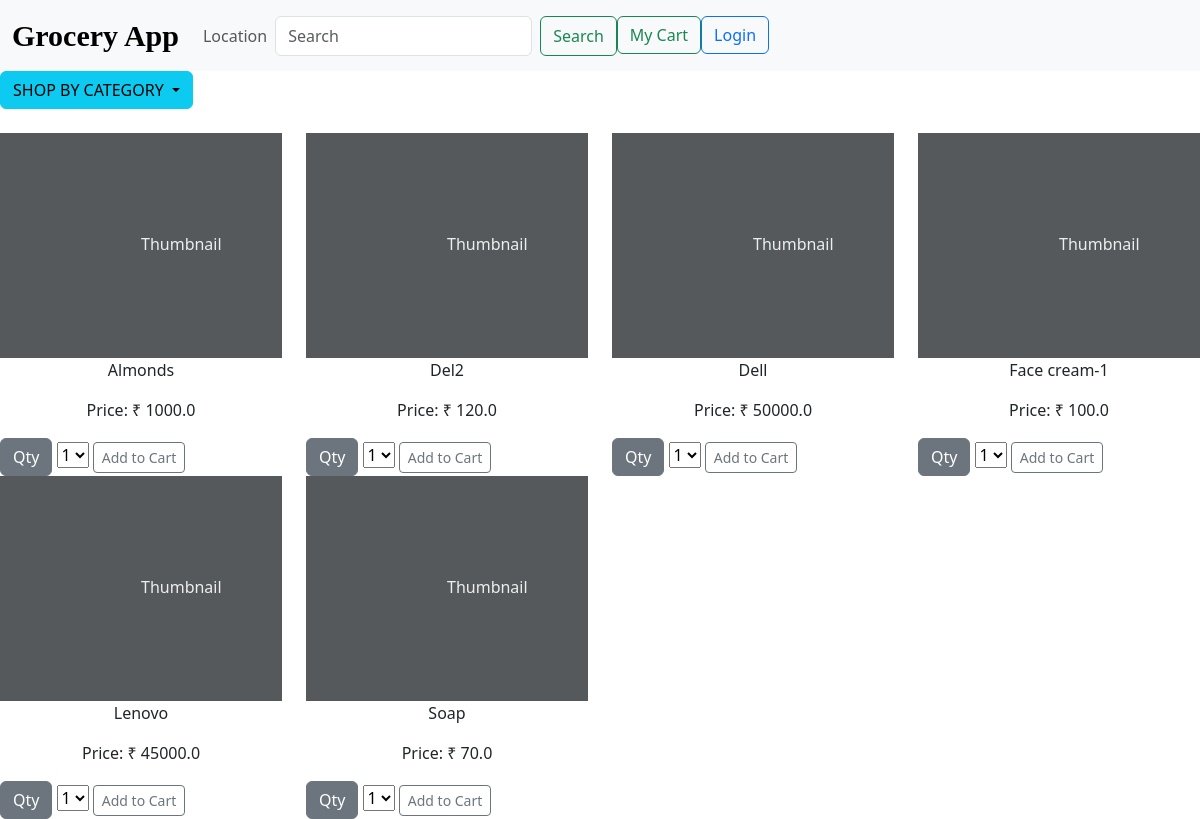
The page / on the database its author committed.
### app.py (models this page shows)
class Product(db.Model):
    id = db.Column(db.Integer, primary_key=True)
    product_name = db.Column(db.String(100))
    quantity=db.Column(db.Integer)
    mfg_date = db.Column(db.Date)
    exp_date = db.Column(db.Date)
    rate_per_unit = db.Column(db.Float)
    category_id = db.Column(db.Integer, db.ForeignKey('category.id'))
    category = db.relationship('Category', back_populates='products')

### app.py (the view)
@app.route('/')
def index():
    categories=Category.query.all()
    user_id=User.query.all()
    products = db.session.query(Product, Product.quantity).group_by(Product.product_name).all()
    return render_template("index.html",categories=categories, products=products, user_id=user_id)

### templates/index.html (shortened to what this page needs)
<!doctype html>
<html lang="en">
<head>
  <link rel="stylesheet" href="/static/style.css">
  <link href="https://cdn.jsdelivr.net/npm/bootstrap@5.3.0-alpha3/dist/css/bootstrap.min.css" rel="stylesheet"
>
</head>
<body>
  <nav class="navbar navbar-expand-lg bg-body-tertiary">
    <div class="container-fluid">
      <a class="navbar-brand" href="/">Grocery App</a>
      <div class="collapse navbar-collapse" id="navbarSupportedContent">
        <ul class="navbar-nav me-auto mb-2 mb-lg-0">
          <li class="nav-item">
            <a class="nav-link" href="#">Location</a>
          </li>
          <form class="d-flex" role="search" action="{{url_for('search_results')}}" method="GET">
            <input class="form-control me-2" type="text" name="search_keywords" placeholder="Search" aria-label="Search">
            <button class="btn btn-outline-success" type="submit">Search</button>
          </form>
          <li class="nav-item">
          <li class="nav-item">
            <a class="btn btn-outline-success" href="{{url_for('cart')}}">
              My Cart
            </a>
          </li>
          {% if current_user.is_authenticated %}
          <li class="nav-item">
            <a class="btn btn-outline-primary" href="{{url_for('user_profile')}}">My Profile</a>
          </li>
          </li>
          <li class="nav-item">
            <a class="btn btn-outline-primary" href="{{url_for('logout')}}">Logout</a>
          </li>
          {% else %}
          <li class="nav-item">
            <a class="btn btn-outline-primary" href="{{url_for('login')}}">Login</a>
            {% endif %}
          </li>
        </ul>
      </div>
    </div>
  </nav>
  <div class="dropdown">
    <a class="btn btn-info dropdown-toggle" href="#" role="button" data-bs-toggle="dropdown" aria-expanded="false">
      SHOP BY CATEGORY
    </a>
  </div>
  <br>
    <div class="row">
      {% for product, quantity in products %}
      <div class="col-md-3">
        <div class="card-body">
          <svg class="bd-placeholder-img card-img-top" width="100%" height="225" xmlns="http://www.w3.org/2000/svg"
            role="img" aria-label="Placeholder: Thumbnail" preserveAspectRatio="xMidYMid slice" focusable="false">
            <text x="50%" y="50%" fill="#eceeef" dy=".3em">Thumbnail</text>
          </svg>
          <p class="card-text text-center">{{product.product_name}}</p>
          <p class="card-text text-center">Price: ₹ {{product.rate_per_unit}}</p>
          <div class="d-flex justify-content-between align-items-center">
            <div class="btn-group">
              <form action="{{url_for('add_to_cart', user_id=current_user.get_id(), product_id=product.id)}}" method="POST">
                  <label for="quantity" class="btn btn-secondary">Qty</label>
                  <select name="quantity" id="qty">
                    {% for i in range(1, quantity + 1) %}
                    <option value="{{i}}">{{i}}</option>
                    {% endfor %}
                  </select>
                  <button type="submit" class="btn btn-sm btn-outline-secondary">Add to Cart</button>
                </form>
            </div>
          </div>
        </div>
      </div>
      {% endfor %}
    </div>
</body>
</html>

### static/style.css (style rules this page uses)
.navbar .navbar-brand { color: black; font-weight: bold; font-size: 30px; font-family: 'Brush Script MT',cursive; }

### rows shown on the page
Product: product_name "Almonds", rate_per_unit "1000.0"
Product: product_name "Del2", rate_per_unit "120.0"
Product: product_name "Dell", rate_per_unit "50000.0"
Product: product_name "Face cream-1", rate_per_unit "100.0"
Product: product_name "Lenovo", rate_per_unit "45000.0"
Product: product_name "Soap", rate_per_unit "70.0"

### other values the page prints
form field quantity "1"
